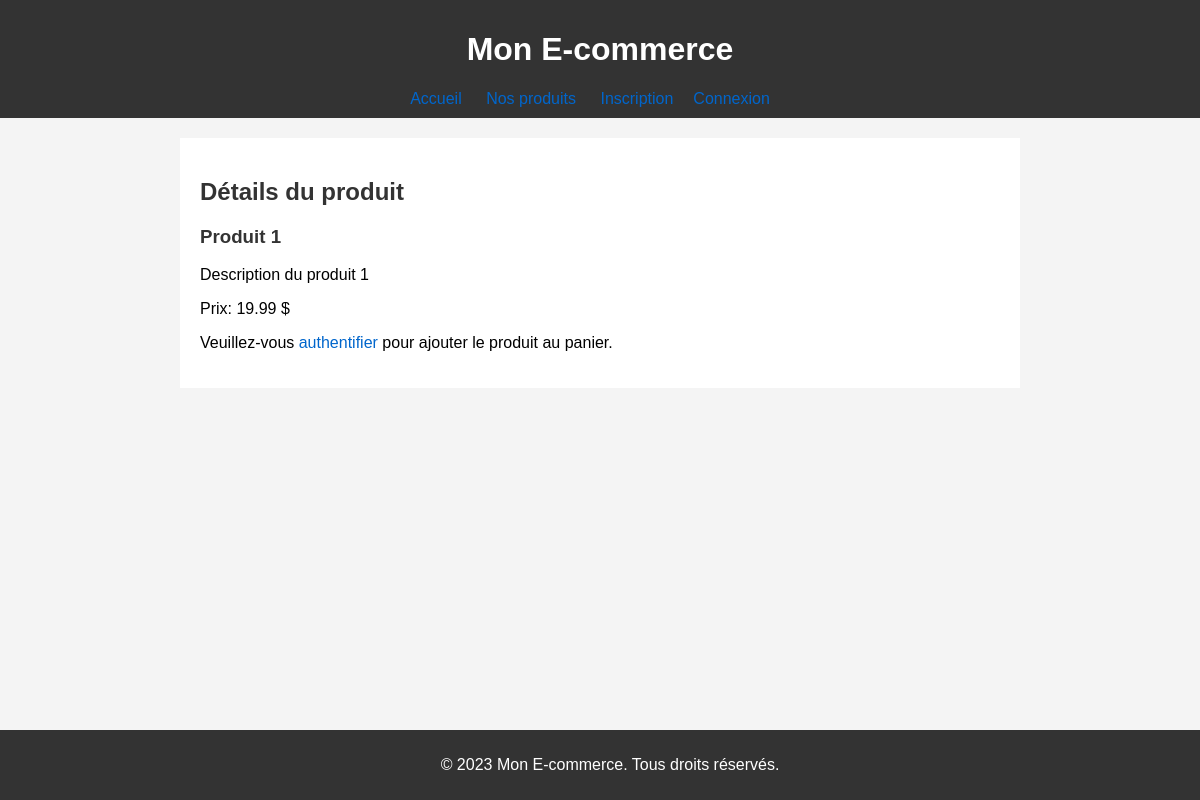
The app's page /products/product_details.php?product_id=1 with its own data.
### tables this page shows
CREATE TABLE `product` (
  `id` bigint(20) NOT NULL,
  `name` varchar(20) NOT NULL,
  `quantity` int(11) NOT NULL,
  `price` decimal(5,2) NOT NULL,
  `img_url` varchar(255) NOT NULL,
  `description` text NOT NULL
);

### functions.php (called while the page is built, shortened)
<?php
$conn = mysqli_connect('127.0.0.1', 'root', '', 'ecom1_project');
function getProductDetails($productId)
{
    global $conn;
    $query = "SELECT * FROM product WHERE id = ?";
    $stmt = mysqli_prepare($conn, $query);
    mysqli_stmt_bind_param($stmt, "i", $productId);
    mysqli_stmt_execute($stmt);
    $result = mysqli_stmt_get_result($stmt);
    $productDetails = mysqli_fetch_assoc($result);
    return $productDetails;
}

### products/product_details.php (the view, shortened to what this page needs)
<?php
include '../functions.php';
$title = "Détails du produit";
include '../includes/header.php';
$productId = $_GET['product_id'];
$productDetails = getProductDetails($productId);
?>
<h2><?php echo $title; ?></h2>
<?php if ($productDetails) : ?>
    <h3><?php echo $productDetails['name']; ?></h3>
    <p><?php echo $productDetails['description']; ?></p>
    <p>Prix: <?php echo $productDetails['price']; ?> $</p>
    <?php if (isset($_SESSION['user_id'])) : ?>
        <form action="product_details.php?product_id=<?php echo $productId; ?>" method="post">
            <label for="quantity">Quantité:</label>
            <input type="number" id="quantity" name="quantity" value="1" min="1" required>
            <button type="submit" name="add_to_cart">Ajouter au panier</button>
        </form>
    <?php else : ?>
        <p>Veuillez-vous <a href="">authentifier</a> pour ajouter le produit au panier.</p>
    <?php endif ?>
<?php else : ?>
    <p>Produit non trouvé.</p>
<?php endif; ?>
<?php include '../includes/footer.php'; ?>

### style/product_details.css (style rules this page uses)
body { font-family: 'Arial', sans-serif; background-color: #f4f4f4; margin: 0; padding: 0; }
h2, h3 { color: #333; }
a { color: #0066cc; text-decoration: none; }

### records on screen
product: name "Produit 1", description "Description du produit 1", price "19.99"

### other values on screen
$title "Détails du produit"
